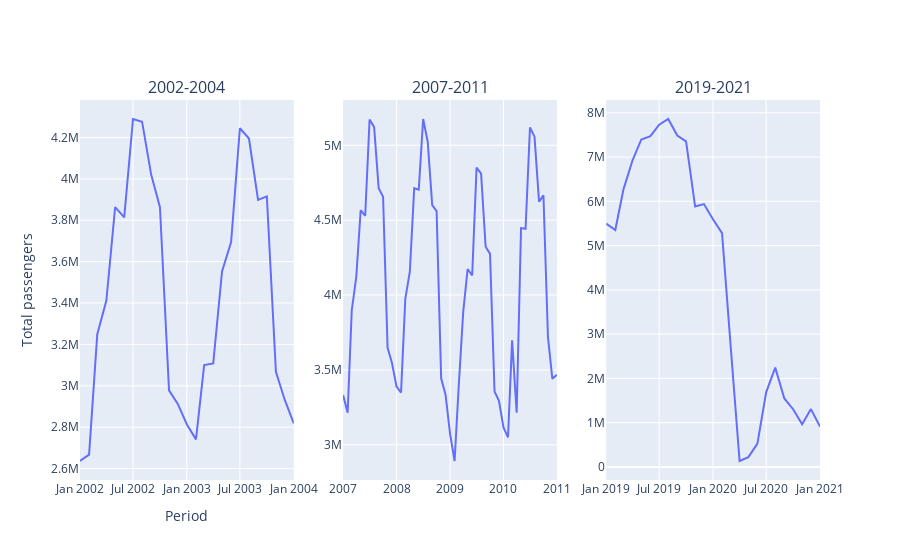

Notebook code cell kept with this figure:
### Markdown cell above
In the yearly data of total passengers flying from Dutch airports, one minor valley and two major valleys can be identified. The first valley is in 2003. This is only a minor decline compared to 2002, and takes only one year. Afgter 2007, the number of passenger sees a bigger an longer decrease whereafter the total count alomost doubles in ten years, between 2009 and 2019. The year of 2002 sees the biggest drop in passenger numbers, with only a fourth of the total passengers from 2019 left in 2020.

### Code cell
# Filter the data for the specified periods
periods = ['2002-2004', '2007-2011', '2019-2021']
start_dates = ['2002 January', '2007 January', '2019 January']
end_dates = ['2004 January', '2011 January', '2021 January']

filtered_data = [
    flight_data[
        (flight_data['Periods'] >= pd.to_datetime(start_date, format='%Y %B')) &
        (flight_data['Periods'] <= pd.to_datetime(end_date, format='%Y %B'))
    ]
    for start_date, end_date in zip(start_dates, end_dates)
]

# Create subplots
fig = make_subplots(rows=1, cols=len(periods), subplot_titles=periods)

# Plot the data for each period
for i, data in enumerate(filtered_data):
    fig.add_trace(px.line(data[data['Airports'] == 'Total Dutch airports'], x='Periods', y='Commercial air traffic/Passengers/Total passengers/Total passengers (number)').data[0], row=1, col=i + 1)

# Update layout
fig.update_layout(height=500, xaxis_title='Period', yaxis_title='Total passengers')

# Show the plot
fig.show()

### Figure 1 — Plotly figure (JSON) as saved in the notebook; plotly's stock layout.template omitted (floating-point values rounded to 4 significant figures)
{"data": [{"hovertemplate": "Periods=%{x}<br>Commercial air traffic/Passengers/Total passengers/Total passengers (number)=%{y}<extra></extra>", "legendgroup": "", "line": {"color": "#636efa", "dash": "solid"}, "marker": {"symbol": "circle"}, "mode": "lines", "name": "", "orientation": "v", "showlegend": false, "type": "scatter", "x": ["2002-01-01T00:00:00", "2002-02-01T00:00:00", "2002-03-01T00:00:00", "2002-04-01T00:00:00", "2002-05-01T00:00:00", "2002-06-01T00:00:00", "2002-07-01T00:00:00", "2002-08-01T00:00:00", "2002-09-01T00:00:00", "2002-10-01T00:00:00", "2002-11-01T00:00:00", "2002-12-01T00:00:00", "2003-01-01T00:00:00", "2003-02-01T00:00:00", "2003-03-01T00:00:00", "2003-04-01T00:00:00", "2003-05-01T00:00:00", "2003-06-01T00:00:00", "2003-07-01T00:00:00", "2003-08-01T00:00:00", "2003-09-01T00:00:00", "2003-10-01T00:00:00", "2003-11-01T00:00:00", "2003-12-01T00:00:00", "2004-01-01T00:00:00"], "xaxis": "x", "y": [2636649, 2667372, 3249398, 3411882, 3863240, 3814245, 4289281, 4276395, 4020765, 3862884, 2977998, 2912646, 2813139, 2741087, 3099952, 3108279, 3553181, 3695057, 4244484, 4194993, 3898022, 3915075, 3067998, 2932855, 2818427], "yaxis": "y"}, {"hovertemplate": "Periods=%{x}<br>Commercial air traffic/Passengers/Total passengers/Total passengers (number)=%{y}<extra></extra>", "legendgroup": "", "line": {"color": "#636efa", "dash": "solid"}, "marker": {"symbol": "circle"}, "mode": "lines", "name": "", "orientation": "v", "showlegend": false, "type": "scatter", "x": ["2007-01-01T00:00:00", "2007-02-01T00:00:00", "2007-03-01T00:00:00", "2007-04-01T00:00:00", "2007-05-01T00:00:00", "2007-06-01T00:00:00", "2007-07-01T00:00:00", "2007-08-01T00:00:00", "2007-09-01T00:00:00", "2007-10-01T00:00:00", "2007-11-01T00:00:00", "2007-12-01T00:00:00", "2008-01-01T00:00:00", "2008-02-01T00:00:00", "2008-03-01T00:00:00", "2008-04-01T00:00:00", "2008-05-01T00:00:00", "2008-06-01T00:00:00", "2008-07-01T00:00:00", "2008-08-01T00:00:00", "2008-09-01T00:00:00", "2008-10-01T00:00:00", "2008-11-01T00:00:00", "2008-12-01T00:00:00", "2009-01-01T00:00:00", "2009-02-01T00:00:00", "2009-03-01T00:00:00", "2009-04-01T00:00:00", "2009-05-01T00:00:00", "2009-06-01T00:00:00", "2009-07-01T00:00:00", "2009-08-01T00:00:00", "2009-09-01T00:00:00", "2009-10-01T00:00:00", "2009-11-01T00:00:00", "2009-12-01T00:00:00", "2010-01-01T00:00:00", "2010-02-01T00:00:00", "2010-03-01T00:00:00", "2010-04-01T00:00:00", "2010-05-01T00:00:00", "2010-06-01T00:00:00", "2010-07-01T00:00:00", "2010-08-01T00:00:00", "2010-09-01T00:00:00", "2010-10-01T00:00:00", "2010-11-01T00:00:00", "2010-12-01T00:00:00", "2011-01-01T00:00:00"], "xaxis": "x2", "y": [3331523, 3213977, 3896807, 4121803, 4566599, 4529566, 5172312, 5121598, 4713449, 4656638, 3647578, 3545823, 3388686, 3348700, 3973721, 4156519, 4713826, 4704148, 5175950, 5025767, 4600637, 4560314, 3443549, 3333873, 3072606, 2891262, 3390581, 3888685, 4173577, 4130139, 4851476, 4811406, 4322719, 4274814, 3355439, 3293039, 3114971, 3049444, 3697355, 3213665, 4447089, 4442139, 5119203, 5058056, 4623783, 4666071, 3719403, 3440349, 3466587], "yaxis": "y2"}, {"hovertemplate": "Periods=%{x}<br>Commercial air traffic/Passengers/Total passengers/Total passengers (number)=%{y}<extra></extra>", "legendgroup": "", "line": {"color": "#636efa", "dash": "solid"}, "marker": {"symbol": "circle"}, "mode": "lines", "name": "", "orientation": "v", "showlegend": false, "type": "scatter", "x": ["2019-01-01T00:00:00", "2019-02-01T00:00:00", "2019-03-01T00:00:00", "2019-04-01T00:00:00", "2019-05-01T00:00:00", "2019-06-01T00:00:00", "2019-07-01T00:00:00", "2019-08-01T00:00:00", "2019-09-01T00:00:00", "2019-10-01T00:00:00", "2019-11-01T00:00:00", "2019-12-01T00:00:00", "2020-01-01T00:00:00", "2020-02-01T00:00:00", "2020-03-01T00:00:00", "2020-04-01T00:00:00", "2020-05-01T00:00:00", "2020-06-01T00:00:00", "2020-07-01T00:00:00", "2020-08-01T00:00:00", "2020-09-01T00:00:00", "2020-10-01T00:00:00", "2020-11-01T00:00:00", "2020-12-01T00:00:00", "2021-01-01T00:00:00"], "xaxis": "x3", "y": [5495052, 5352301, 6270788, 6926059, 7396960, 7471334, 7730263, 7859458, 7486440, 7354352, 5885771, 5938523, 5595249, 5281600, 2773554, 133752, 220120, 526544, 1690515, 2242935, 1547263, 1303123, 965071, 1306018, 909617], "yaxis": "y3"}], "layout": {"annotations": [{"font": {"size": 16}, "showarrow": false, "text": "2002-2004", "x": 0.1444, "xanchor": "center", "xref": "paper", "y": 1, "yanchor": "bottom", "yref": "paper"}, {"font": {"size": 16}, "showarrow": false, "text": "2007-2011", "x": 0.5, "xanchor": "center", "xref": "paper", "y": 1, "yanchor": "bottom", "yref": "paper"}, {"font": {"size": 16}, "showarrow": false, "text": "2019-2021", "x": 0.8556, "xanchor": "center", "xref": "paper", "y": 1, "yanchor": "bottom", "yref": "paper"}], "autosize": true, "xaxis": {"anchor": "y", "autorange": true, "domain": [0, 0.2889], "range": ["2002-01-01", "2004-01-01"], "title": {"text": "Period"}, "type": "date"}, "xaxis2": {"anchor": "y2", "autorange": true, "domain": [0.3556, 0.6444], "range": ["2007-01-01", "2011-01-01"], "type": "date"}, "xaxis3": {"anchor": "y3", "autorange": true, "domain": [0.7111, 1], "range": ["2019-01-01", "2021-01-01"], "type": "date"}, "yaxis": {"anchor": "x", "autorange": true, "domain": [0, 1], "range": [2545000.0, 4381000.0], "title": {"text": "Total passengers"}, "type": "linear"}, "yaxis2": {"anchor": "x2", "autorange": true, "domain": [0, 1], "range": [2764000.0, 5303000.0], "type": "linear"}, "yaxis3": {"anchor": "x3", "autorange": true, "domain": [0, 1], "range": [-295500.0, 8289000.0], "type": "linear"}}}
